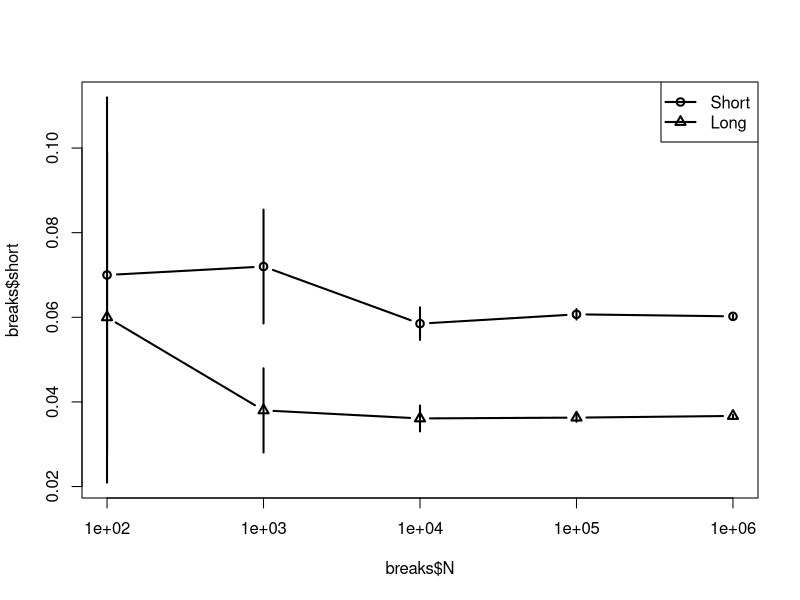

Here is the R script that generated this plot:
#### functions
compute_d1 <- function(S, K, r, sigma, dt) {
  ( log(S / K) + (r + 0.5 * sigma^2) * dt ) / ( sigma * sqrt(dt) )
}
compute_d2 <- function(S, K, r, sigma, dt) {
  compute_d1(S, K, r, sigma, dt) - sigma * sqrt(dt)
}
bs_price_call <- function(S, K, r, sigma, dt) {
  if (dt == 0) {
    return( pmax(S - K, 0) )
  }
  d1 <- compute_d1(S, K, r, sigma, dt)
  d2 <- compute_d2(S, K, r, sigma, dt)
  pnorm(d1) * S - pnorm(d2) * K * exp(-r * dt) 
}

#### parameters
set.seed(26)
N <- 10^(2:6)

S0 <- 100
K <- 100
mu <- 0.02
sigma <- 0.5
t_max <- 1
h <- 5/365
z_alpha <- 1.645

short <- vector(mode = 'numeric', length = length(N))
short_ci_lo <- vector(mode = 'numeric', length = length(N))
short_ci_hi <- vector(mode = 'numeric', length = length(N))
long <- vector(mode = 'numeric', length = length(N))
long_ci_lo <- vector(mode = 'numeric', length = length(N))
long_ci_hi <- vector(mode = 'numeric', length = length(N))

C0 <- bs_price_call(S0, K, mu, sigma, t_max)
d1 <- compute_d1(S0, K, mu, sigma, t_max)
delta0 <- pnorm(d1) * S0
var <- z_alpha * sigma * sqrt(h) * delta0

for (i in 1:length(N)) {
  n <- N[i]
  print(n)
  Z <- rnorm(n)
  St <- S0 * exp((mu - 0.5 * sigma^2) * h + sigma * sqrt(h) * Z)
  Ct <- bs_price_call(St, K, mu, sigma, t_max - h)
  deltaC <- Ct - C0
  
  p_s <- sum(deltaC > var)/n
  p_l <- sum(deltaC < -var)/n
  short[i] <- p_s 
  short_ci_lo[i] <- p_s - z_alpha * sqrt(p_s * (1 - p_s) / n)
  short_ci_hi[i] <- p_s + z_alpha * sqrt(p_s * (1 - p_s) / n)
  long[i] <- p_l
  long_ci_lo[i] <- p_l - z_alpha * sqrt(p_l * (1 - p_l) / n)
  long_ci_hi[i] <- p_l + z_alpha * sqrt(p_l * (1 - p_l) / n)
}

breaks <- as.data.frame(cbind(N, short, short_ci_lo, short_ci_hi, long, long_ci_lo, long_ci_hi))

ymin <- min(breaks[,-1])
ymax <- max(breaks[,-1])

plot(breaks$short~breaks$N, log = 'x', type = 'b', ylim = c(ymin, ymax), lwd = 2)
segments(x0 = N, y0 = breaks$short_ci_lo, x1 = N, y1 = breaks$short_ci_hi, lwd = 2)
lines(breaks$long~breaks$N, type = 'b', pch = 2, lwd = 2)
segments(x0 = N, y0 = breaks$long_ci_lo, x1 = N, y1 = breaks$long_ci_hi, lwd = 2)
legend('topright', c("Short", "Long"), pch = c(1, 2), lwd = 2)










